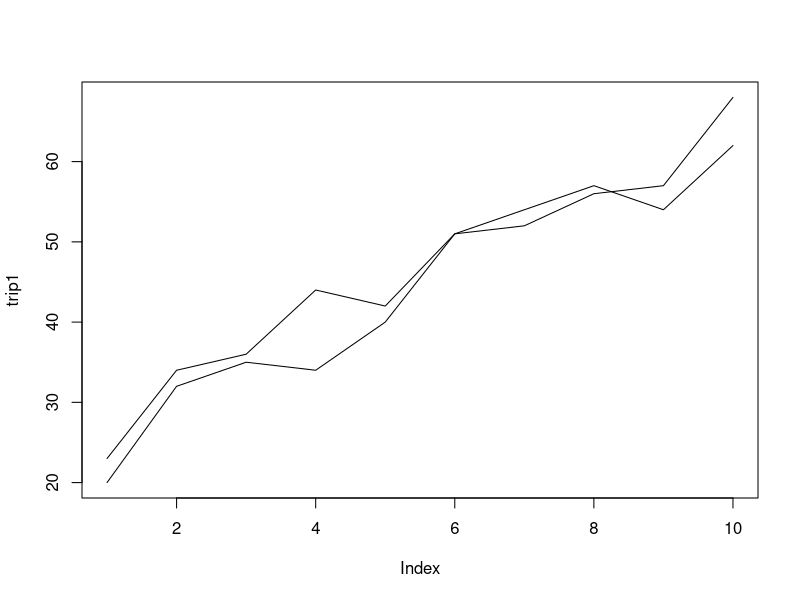

Recreate this plot in R.
## Question 2 ##
trip1 = c(20,32,35,34,40,51,52,56,57,68)
trip2 = c(23,34,36,44,42,51,54,57,54,62)

# a)
plot(trip1, type = 'l')
lines(trip2)

# b)

# c) 
cor(trip1, trip2)

## Question 3 ##
trip2b = trip2+30
cor(trip1, trip2b)

trip1b = trip1*100 
cor(trip1b, trip2)

## Question 4 ##

